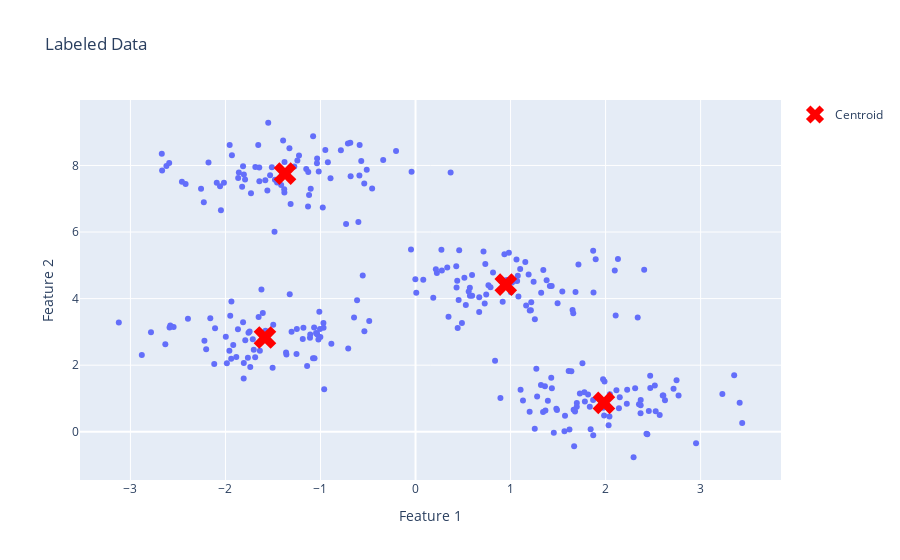

Notebook code for this chart:
### Markdown cell above
**We have to take number of cluster with a highest score** <br> In this case we are applying `Silhouette method`. The perfomance will be in range **[-1;1]**. This method show to us how close each point in our cluster to points in heighboring clusters. And it means that if we will get high value of silhouette score it means that we are really far from neghboring cluster.

### Code cell
kmeans = KMeans(n_clusters=4, init='k-means++', max_iter=300, n_init=10, random_state=0)
pred_y = kmeans.fit_predict(X)

fig = px.scatter(df, x='Feature 1', y='Feature 2',
                 title='Labeled Data')
fig.add_scatter(x= kmeans.cluster_centers_[:,0], y=kmeans.cluster_centers_[:,1],mode='markers', marker=dict(size=20, symbol="x", color='red'),name='Centroid')
fig.show()

### Figure 1 — Plotly figure (JSON) as saved in the notebook; plotly's stock layout.template omitted (floating-point values rounded to 4 significant figures; data arrays with more than 128 entries replaced by an {"elided": "..."} marker saying what was removed)
{"data": [{"hovertemplate": "Feature 1=%{x}<br>Feature 2=%{y}<extra></extra>", "legendgroup": "", "marker": {"color": "#636efa", "symbol": "circle"}, "mode": "markers", "name": "", "orientation": "v", "showlegend": false, "type": "scatter", "x": {"elided": "300 float values"}, "xaxis": "x", "y": {"elided": "300 float values"}, "yaxis": "y"}, {"marker": {"color": "red", "size": 20, "symbol": "x"}, "mode": "markers", "name": "Centroid", "type": "scatter", "x": [0.9497, 1.983, -1.373, -1.584], "y": [4.419, 0.8677, 7.754, 2.831]}], "layout": {"legend": {"tracegroupgap": 0}, "title": {"text": "Labeled Data"}, "xaxis": {"anchor": "y", "domain": [0, 1], "title": {"text": "Feature 1"}}, "yaxis": {"anchor": "x", "domain": [0, 1], "title": {"text": "Feature 2"}}}}
